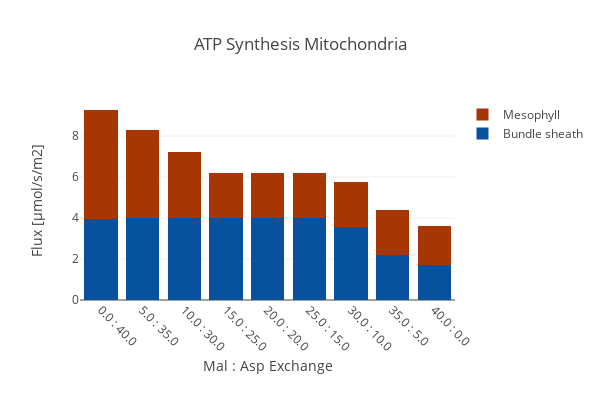

Source (notebook cell):
### Code cell
create_bar_plot_met(D_fba, D_exp,
                    {'[M]_cplx5_m':'Mesophyll','[B]_cplx5_m': 'Bundle sheath'},'ATP_m',
                    'ATP Synthesis Mitochondria', xaxis_title, c3_model,
                    stacked = True, save_fig=save_fig)

### Figure 1 — Plotly figure (JSON) as saved in the notebook; plotly's stock layout.template omitted (floating-point values rounded to 4 significant figures)
{"data": [{"marker": {"color": "rgb(8,81,156)"}, "name": "Bundle sheath", "type": "bar", "uid": "0ac2f71d-33cd-4094-858b-ae3eadaf5c8e", "x": ["0.0 : 40.0", "5.0 : 35.0", "10.0 : 30.0", "15.0 : 25.0", "20.0 : 20.0", "25.0 : 15.0", "30.0 : 10.0", "35.0 : 5.0", "40.0 : 0.0"], "y": [3.941, 4.011, 4.011, 4.011, 4.011, 4.011, 3.568, 2.211, 1.731]}, {"marker": {"color": "rgb(166,54,3)"}, "name": "Mesophyll", "type": "bar", "uid": "b576f01a-680f-446d-89dd-980c3910a8a0", "x": ["0.0 : 40.0", "5.0 : 35.0", "10.0 : 30.0", "15.0 : 25.0", "20.0 : 20.0", "25.0 : 15.0", "30.0 : 10.0", "35.0 : 5.0", "40.0 : 0.0"], "y": [5.329, 4.262, 3.192, 2.171, 2.171, 2.171, 2.171, 2.171, 1.862]}], "layout": {"barmode": "stack", "height": 400, "margin": {"b": 100}, "title": {"text": "ATP Synthesis Mitochondria"}, "width": 600, "xaxis": {"tickangle": 45, "title": {"text": "Mal : Asp Exchange"}}, "yaxis": {"autorange": true, "title": {"text": "Flux [µmol/s/m2]"}}}}
